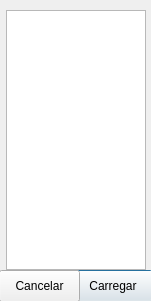
<?xml version="1.0" encoding="UTF-8"?>
<ui version="4.0">
 <class>ScriptDialog</class>
 <widget class="QDialog" name="ScriptDialog">
  <property name="geometry">
   <rect>
    <x>0</x>
    <y>0</y>
    <width>151</width>
    <height>301</height>
   </rect>
  </property>
  <property name="windowTitle">
   <string>Scripts</string>
  </property>
  <widget class="QListView" name="scriptList">
   <property name="geometry">
    <rect>
     <x>6</x>
     <y>10</y>
     <width>140</width>
     <height>260</height>
    </rect>
   </property>
   <property name="verticalScrollMode">
    <enum>QAbstractItemView::ScrollPerPixel</enum>
   </property>
  </widget>
  <widget class="QPushButton" name="btnLoad">
   <property name="geometry">
    <rect>
     <x>73</x>
     <y>270</y>
     <width>80</width>
     <height>32</height>
    </rect>
   </property>
   <property name="text">
    <string>Carregar</string>
   </property>
  </widget>
  <widget class="QPushButton" name="btnCancel">
   <property name="geometry">
    <rect>
     <x>-1</x>
     <y>270</y>
     <width>81</width>
     <height>32</height>
    </rect>
   </property>
   <property name="text">
    <string>Cancelar</string>
   </property>
   <property name="default">
    <bool>false</bool>
   </property>
  </widget>
 </widget>
 <resources/>
 <connections/>
</ui>
